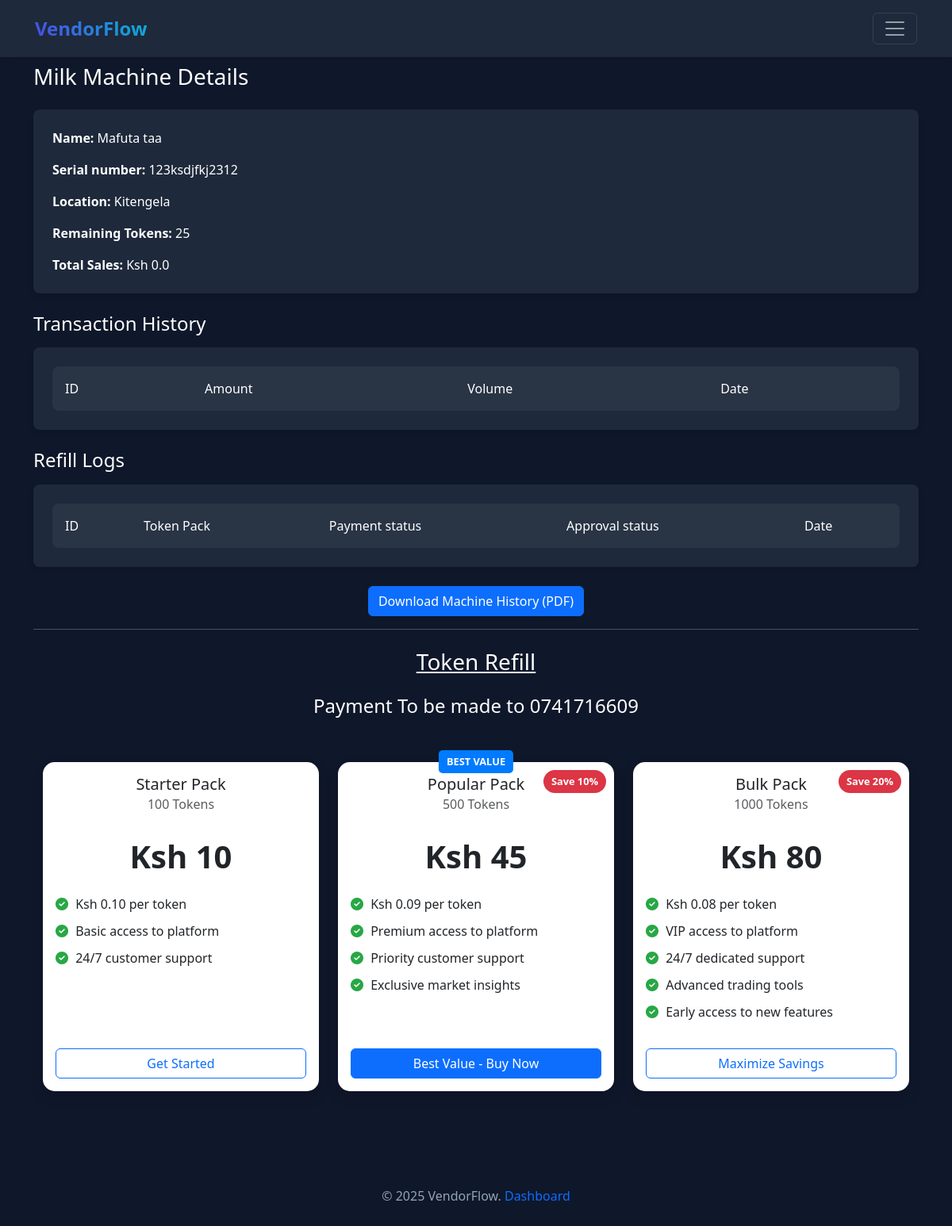
The app's page /machine/6/ (signed in) with its own data.
### vending/models.py (models this page shows, shortened)
class Machine(models.Model):
    CHOICES = [
        ('Milk', 'Milk'),
        ('Juice', 'Juice'),
        ('Cooking oil', 'Cooking oil'),
        ('Other', 'Other'),
    ]
    name = models.CharField(max_length=255, blank=True, null=True)
    location = models.CharField(blank=True, null=True, max_length=255)
    serial_number = models.CharField(max_length=255, unique=True)
    machine_type = models.CharField(max_length=255, choices=CHOICES, blank=True, null=True, default='Milk')
    total_volume = models.FloatField(default=0.000)
    total_amount = models.FloatField(default=0.000)
    initial_tokens = models.PositiveIntegerField(default=25)
    remaining_tokens = models.PositiveIntegerField(default=25)
    owner = models.ForeignKey(User, on_delete=models.CASCADE, related_name='vending_machine')

### vending/views.py (the view, shortened to what this page needs)
# urls.py: path("machine/<int:pk>/", Specific_Machine.as_view(), name="specific_machine"),
class Specific_Machine(LoginRequiredMixin, View):
  def get(self, request, pk):
    machine = Machine.objects.get(id=pk)
    transactions = Transaction.objects.filter(machine=machine).order_by('-date')
    refills = Refill.objects.filter(machine=machine).order_by('-date')
    context = {
      'machine': machine,
      'transactions': transactions,
      'refills': refills,
    }
    return render(request, 'vending/machine_detail.html', context=context)

### vending/templates/vending/machine_detail.html (shortened to what this page needs)
{% extends "vending/base.html" %}
{% block content %}
<div class="container text-white">
    <div class="row mb-4">
      <div class="col">
        <h2 class="h3 mb-0">{{ machine.machine_type }} Machine Details</h2>
      </div>
    </div>
    <div class="row mb-4">
      <div class="col">
        <div class="stat-card">
          <div class="card-body">
            <p class="card-text"><strong>Name: </strong> {{ machine.name}}</p>
            <p class="card-text"><strong>Serial number: </strong> {{ machine.serial_number }}</p>
            <p class="card-text"><strong>Location: </strong> {{ machine.location }}</p>
            <p class="card-text"><strong>Remaining Tokens: </strong> {{ machine.remaining_tokens }}</p>
            <p class="card-text"><strong>Total Sales: </strong> Ksh {{ machine.total_amount }}</p>
          </div>
        </div>
      </div>
    </div>
    <div class="row mb-4">
      <div class="col">
        <h3 class="h4 mb-3">Transaction History</h3>
        <div class="stat-card">
          <div class="card-body">
            <ul class="list-group list-group-flush">
              <div class="table-responsive">
                <table class="transactions-table">
                  <thead>
                    <tr>
                      <th>ID</th>
                      <th>Amount</th>
                      <th>Volume</th>
                      <th>Date</th>
                    </tr>
                  </thead>
                </table>
              </div>
            </ul>
          </div>
        </div>
      </div>
    </div>
    <div class="row mb-4">
      <div class="col">
        <h3 class="h4 mb-3">Refill Logs</h3>
        <div class="stat-card">
          <div class="card-body">
            <ul class="list-group list-group-flush">
              <div class="table-responsive">
                <table class="transactions-table">
                  <thead>
                    <tr>
                      <th>ID</th>
                      <th>Token Pack</th>
                      <th>Payment status</th>
                      <th>Approval status</th>
                      <th>Date</th>
                    </tr>
                  </thead>
                </table>
              </div>
            </ul>
          </div>
        </div>
      </div>
    </div>
    <div class="row">
      <div class="col text-center">
        <a href="{% url 'specific_machine_pdf' machine.id %}" class="btn btn-primary">Download Machine History
          (PDF)</a>
      </div>
    </div>
    <hr>
    <p class="h3 text-center text-decoration-underline mt-4 mb-2">Token Refill</p>
    <p class="h4 text-center mt-4 mb-2">Payment To be made to 0741716609</p>
    <div class="container py-5 my-2">
      <div class="row row-cols-1 row-cols-md-3 g-4">
        <div class="col">
          <div class="card h-100 shadow">
            <div class="card-body d-flex flex-column">
              <h5 class="card-title text-center">Starter Pack</h5>
              <h6 class="card-subtitle mb-2 text-muted text-center">100 Tokens</h6>
              <p class="card-text text-center display-6 fw-bold my-4">Ksh 10</p>
              <ul class="feature-list mb-4">
                <li><i class="fas fa-check-circle"></i> Ksh 0.10 per token</li>
                <li><i class="fas fa-check-circle"></i> Basic access to platform</li>
                <li><i class="fas fa-check-circle"></i> 24/7 customer support</li>
              </ul>
              <div class="mt-auto">
                <button class="btn btn-outline-primary btn-custom w-100"
                  onclick="showPurchaseModal('Starter Pack', 100, 10)">Get Started</button>
              </div>
            </div>
          </div>
        </div>
        <div class="col">
          <div class="card h-100 shadow most-popular">
            <div class="card-body d-flex flex-column">
              <div class="savings-badge">Save 10%</div>
              <h5 class="card-title text-center">Popular Pack</h5>
              <h6 class="card-subtitle mb-2 text-muted text-center">500 Tokens</h6>
              <p class="card-text text-center display-6 fw-bold my-4">Ksh 45</p>
              <ul class="feature-list mb-4">
                <li><i class="fas fa-check-circle"></i> Ksh 0.09 per token</li>
                <li><i class="fas fa-check-circle"></i> Premium access to platform</li>
                <li><i class="fas fa-check-circle"></i> Priority customer support</li>
                <li><i class="fas fa-check-circle"></i> Exclusive market insights</li>
              </ul>
              <div class="mt-auto">
                <button class="btn btn-primary btn-custom w-100" onclick="showPurchaseModal('Popular Pack', 500, 45)">Best
                  Value - Buy Now</button>
              </div>
            </div>
          </div>
        </div>
        <div class="col">
          <div class="card h-100 shadow">
            <div class="card-body d-flex flex-column">
              <div class="savings-badge">Save 20%</div>
              <h5 class="card-title text-center">Bulk Pack</h5>
              <h6 class="card-subtitle mb-2 text-muted text-center">1000 Tokens</h6>
              <p class="card-text text-center display-6 fw-bold my-4">Ksh 80</p>
              <ul class="feature-list mb-4">
                <li><i class="fas fa-check-circle"></i> Ksh 0.08 per token</li>
                <li><i class="fas fa-check-circle"></i> VIP access to platform</li>
                <li><i class="fas fa-check-circle"></i> 24/7 dedicated support</li>
                <li><i class="fas fa-check-circle"></i> Advanced trading tools</li>
                <li><i class="fas fa-check-circle"></i> Early access to new features</li>
              </ul>
              <div class="mt-auto">
                <button class="btn btn-outline-primary btn-custom w-100"
                  onclick="showPurchaseModal('Bulk Pack', 1000, 80)">Maximize Savings</button>
              </div>
            </div>
          </div>
        </div>
      </div>
    </div>
    {% endblock %}

### static/css/style.css (style rules this page uses)
:root { --primary: #4f46e5; --primary-dark: #4338ca; --secondary: #06b6d4; --background: #0f172a; --surface: #1e293b; --text: #f8fafc; --text-secondary: #94a3b8; --success: #22c55e; }
body { background-color: var(--background); min-height: 100vh; }
.stat-card { background: var(--surface); padding: 1.5rem; border-radius: 0.5rem; box-shadow: 0 4px 6px -1px rgba(0, 0, 0, 0.1); transition: all 0.3s ease; }
.transactions-table { width: 100%; background: var(--surface); border-radius: 0.5rem; overflow: hidden; }
.transactions-table th, .transactions-table td { padding: 1rem; text-align: left; }
.transactions-table th { background: rgba(255, 255, 255, 0.05); font-weight: 500; }
.feature-list { list-style-type: none; padding-left: 0; }
.feature-list li { margin-bottom: 10px; }
.feature-list i { color: #28a745; margin-right: 5px; }
.savings-badge { position: absolute; top: 10px; right: 10px; background-color: #dc3545; color: white; padding: 5px 10px; border-radius: 15px; font-size: 0.8rem; font-weight: bold; }
.most-popular { border: 3px solid #007bff; position: relative; }
.most-popular::before { content: "BEST VALUE"; position: absolute; top: -15px; left: 50%; transform: translateX(-50%); background-color: #007bff; color: white; padding: 5px 10px; border-radius: 5px; font-size: 0.8rem; font-weight: bold; }
.card { border: none; border-radius: 15px; transition: all 0.3s ease; }

### records on screen
Machine: machine_type "Milk", name "Mafuta taa", serial_number "123ksdjfkj2312", location "Kitengela", remaining_tokens "25", total_amount "0.0"
